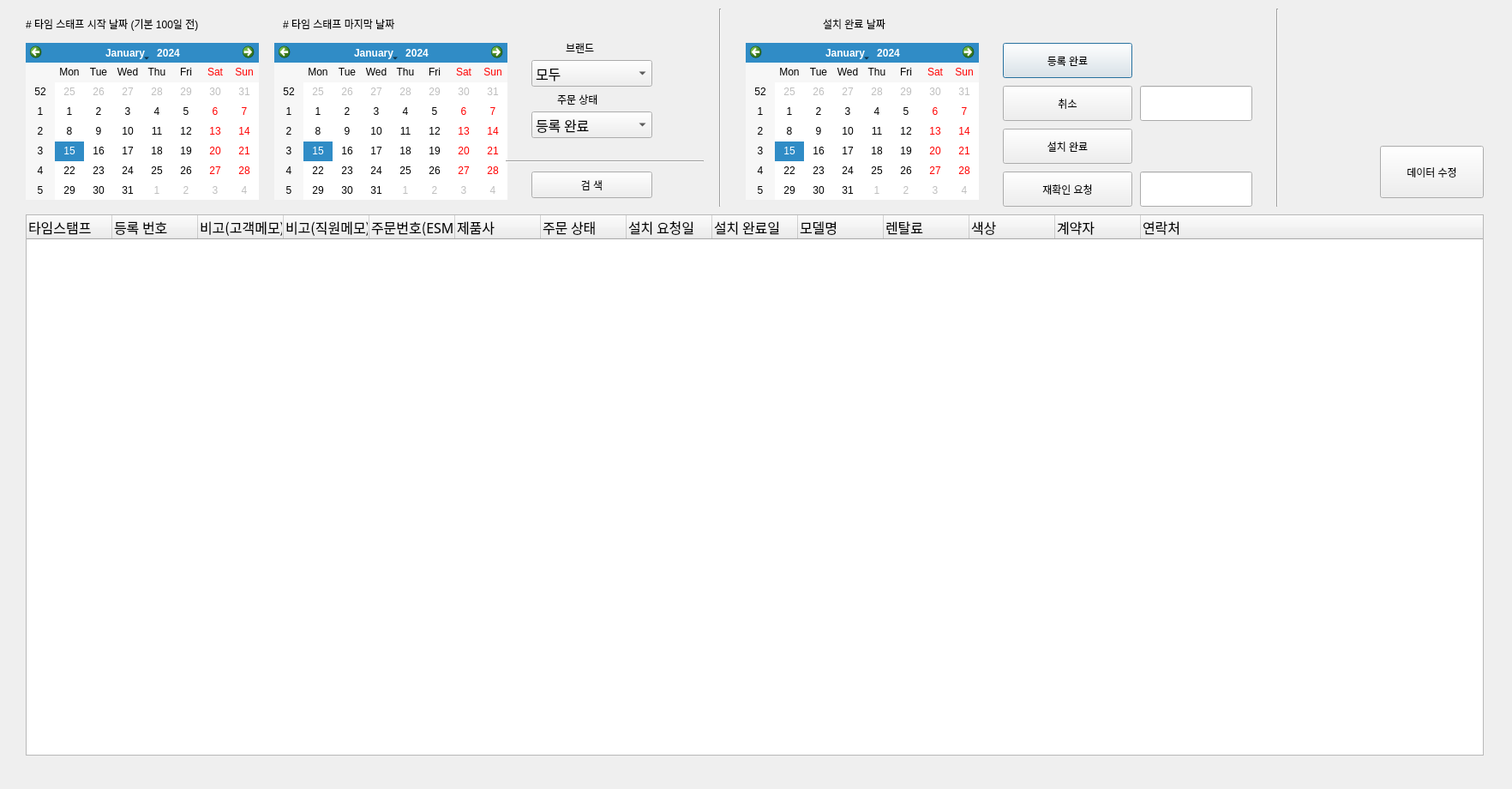
<?xml version="1.0" encoding="UTF-8"?>
<ui version="4.0">
 <class>Dialog</class>
 <widget class="QDialog" name="Dialog">
  <property name="geometry">
   <rect>
    <x>0</x>
    <y>0</y>
    <width>1764</width>
    <height>920</height>
   </rect>
  </property>
  <property name="windowTitle">
   <string>Dialog</string>
  </property>
  <widget class="QTreeWidget" name="treeWidget">
   <property name="geometry">
    <rect>
     <x>30</x>
     <y>250</y>
     <width>1701</width>
     <height>631</height>
    </rect>
   </property>
   <property name="font">
    <font>
     <family>맑은 고딕</family>
     <pointsize>12</pointsize>
    </font>
   </property>
   <property name="selectionMode">
    <enum>QAbstractItemView::SingleSelection</enum>
   </property>
   <column>
    <property name="text">
     <string>타임스탬프</string>
    </property>
   </column>
   <column>
    <property name="text">
     <string>등록 번호</string>
    </property>
   </column>
   <column>
    <property name="text">
     <string>비고(고객메모)</string>
    </property>
   </column>
   <column>
    <property name="text">
     <string>비고(직원메모)</string>
    </property>
   </column>
   <column>
    <property name="text">
     <string>주문번호(ESM)</string>
    </property>
   </column>
   <column>
    <property name="text">
     <string>제품사</string>
    </property>
   </column>
   <column>
    <property name="text">
     <string>주문 상태</string>
    </property>
   </column>
   <column>
    <property name="text">
     <string>설치 요청일</string>
    </property>
   </column>
   <column>
    <property name="text">
     <string>설치 완료일</string>
    </property>
   </column>
   <column>
    <property name="text">
     <string>모델명</string>
    </property>
   </column>
   <column>
    <property name="text">
     <string>렌탈료</string>
    </property>
   </column>
   <column>
    <property name="text">
     <string>색상</string>
    </property>
   </column>
   <column>
    <property name="text">
     <string>계약자</string>
    </property>
   </column>
   <column>
    <property name="text">
     <string>연락처</string>
    </property>
   </column>
  </widget>
  <widget class="QPushButton" name="win_modify_complete">
   <property name="geometry">
    <rect>
     <x>1170</x>
     <y>50</y>
     <width>151</width>
     <height>41</height>
    </rect>
   </property>
   <property name="text">
    <string>등록 완료</string>
   </property>
  </widget>
  <widget class="QPushButton" name="win_modify_install_complete">
   <property name="geometry">
    <rect>
     <x>1170</x>
     <y>150</y>
     <width>151</width>
     <height>41</height>
    </rect>
   </property>
   <property name="text">
    <string>설치 완료</string>
   </property>
  </widget>
  <widget class="QPushButton" name="win_data_modify">
   <property name="geometry">
    <rect>
     <x>1610</x>
     <y>170</y>
     <width>121</width>
     <height>61</height>
    </rect>
   </property>
   <property name="text">
    <string>데이터 수정</string>
   </property>
  </widget>
  <widget class="QPushButton" name="win_find_btn">
   <property name="geometry">
    <rect>
     <x>620</x>
     <y>200</y>
     <width>141</width>
     <height>31</height>
    </rect>
   </property>
   <property name="text">
    <string>검 색</string>
   </property>
  </widget>
  <widget class="QComboBox" name="comboBox">
   <property name="geometry">
    <rect>
     <x>620</x>
     <y>70</y>
     <width>141</width>
     <height>31</height>
    </rect>
   </property>
   <property name="font">
    <font>
     <family>Agency FB</family>
     <pointsize>12</pointsize>
    </font>
   </property>
   <item>
    <property name="text">
     <string>모두</string>
    </property>
   </item>
   <item>
    <property name="text">
     <string>LG</string>
    </property>
   </item>
   <item>
    <property name="text">
     <string>SK</string>
    </property>
   </item>
   <item>
    <property name="text">
     <string>RUHENS</string>
    </property>
   </item>
   <item>
    <property name="text">
     <string>HYUNDAI</string>
    </property>
   </item>
   <item>
    <property name="text">
     <string>CUCKOO</string>
    </property>
   </item>
   <item>
    <property name="text">
     <string>CHUNGHO</string>
    </property>
   </item>
   <item>
    <property name="text">
     <string>KYOWON</string>
    </property>
   </item>
   <item>
    <property name="text">
     <string>BODYFRIEDN</string>
    </property>
   </item>
   <item>
    <property name="text">
     <string>WELRIX</string>
    </property>
   </item>
   <item>
    <property name="text">
     <string>NOVITA</string>
    </property>
   </item>
   <item>
    <property name="text">
     <string>SAMSUNG</string>
    </property>
   </item>
  </widget>
  <widget class="QPushButton" name="win_modify_cancel">
   <property name="geometry">
    <rect>
     <x>1170</x>
     <y>100</y>
     <width>151</width>
     <height>41</height>
    </rect>
   </property>
   <property name="text">
    <string>취소</string>
   </property>
  </widget>
  <widget class="QCalendarWidget" name="calendarWidget_3">
   <property name="geometry">
    <rect>
     <x>870</x>
     <y>50</y>
     <width>272</width>
     <height>183</height>
    </rect>
   </property>
  </widget>
  <widget class="QLabel" name="label_3">
   <property name="geometry">
    <rect>
     <x>960</x>
     <y>20</y>
     <width>91</width>
     <height>16</height>
    </rect>
   </property>
   <property name="text">
    <string>설치 완료 날짜</string>
   </property>
  </widget>
  <widget class="QPushButton" name="win_reconfirm_btn">
   <property name="geometry">
    <rect>
     <x>1170</x>
     <y>200</y>
     <width>151</width>
     <height>41</height>
    </rect>
   </property>
   <property name="text">
    <string>재확인 요청</string>
   </property>
  </widget>
  <widget class="QLineEdit" name="win_cancel_reason">
   <property name="geometry">
    <rect>
     <x>1330</x>
     <y>100</y>
     <width>131</width>
     <height>41</height>
    </rect>
   </property>
  </widget>
  <widget class="QCalendarWidget" name="time_start">
   <property name="geometry">
    <rect>
     <x>30</x>
     <y>50</y>
     <width>272</width>
     <height>183</height>
    </rect>
   </property>
  </widget>
  <widget class="QCalendarWidget" name="time_end">
   <property name="geometry">
    <rect>
     <x>320</x>
     <y>50</y>
     <width>272</width>
     <height>183</height>
    </rect>
   </property>
  </widget>
  <widget class="QLabel" name="label">
   <property name="geometry">
    <rect>
     <x>30</x>
     <y>20</y>
     <width>241</width>
     <height>16</height>
    </rect>
   </property>
   <property name="text">
    <string># 타임 스태프 시작 날짜 (기본 100일 전)</string>
   </property>
  </widget>
  <widget class="QLabel" name="label_2">
   <property name="geometry">
    <rect>
     <x>330</x>
     <y>20</y>
     <width>251</width>
     <height>16</height>
    </rect>
   </property>
   <property name="text">
    <string># 타임 스태프 마지막 날짜 </string>
   </property>
  </widget>
  <widget class="QComboBox" name="comboBox_2">
   <property name="geometry">
    <rect>
     <x>620</x>
     <y>130</y>
     <width>141</width>
     <height>31</height>
    </rect>
   </property>
   <property name="font">
    <font>
     <family>Agency FB</family>
     <pointsize>12</pointsize>
    </font>
   </property>
   <item>
    <property name="text">
     <string>등록 완료</string>
    </property>
   </item>
   <item>
    <property name="text">
     <string>설치 보류</string>
    </property>
   </item>
   <item>
    <property name="text">
     <string>설치 완료</string>
    </property>
   </item>
   <item>
    <property name="text">
     <string>취소</string>
    </property>
   </item>
   <item>
    <property name="text">
     <string>재확인 요청</string>
    </property>
   </item>
   <item>
    <property name="text">
     <string>모두</string>
    </property>
   </item>
  </widget>
  <widget class="QLabel" name="label_5">
   <property name="geometry">
    <rect>
     <x>660</x>
     <y>50</y>
     <width>56</width>
     <height>12</height>
    </rect>
   </property>
   <property name="text">
    <string>브랜드</string>
   </property>
  </widget>
  <widget class="QLabel" name="label_6">
   <property name="geometry">
    <rect>
     <x>650</x>
     <y>110</y>
     <width>56</width>
     <height>12</height>
    </rect>
   </property>
   <property name="text">
    <string>주문 상태</string>
   </property>
  </widget>
  <widget class="Line" name="line">
   <property name="geometry">
    <rect>
     <x>830</x>
     <y>10</y>
     <width>20</width>
     <height>231</height>
    </rect>
   </property>
   <property name="orientation">
    <enum>Qt::Vertical</enum>
   </property>
  </widget>
  <widget class="Line" name="line_2">
   <property name="geometry">
    <rect>
     <x>590</x>
     <y>180</y>
     <width>231</width>
     <height>16</height>
    </rect>
   </property>
   <property name="orientation">
    <enum>Qt::Horizontal</enum>
   </property>
  </widget>
  <widget class="QLineEdit" name="win_reconfirm_reason">
   <property name="geometry">
    <rect>
     <x>1330</x>
     <y>200</y>
     <width>131</width>
     <height>41</height>
    </rect>
   </property>
  </widget>
  <widget class="Line" name="line_3">
   <property name="geometry">
    <rect>
     <x>1480</x>
     <y>10</y>
     <width>21</width>
     <height>231</height>
    </rect>
   </property>
   <property name="orientation">
    <enum>Qt::Vertical</enum>
   </property>
  </widget>
 </widget>
 <resources/>
 <connections/>
</ui>
